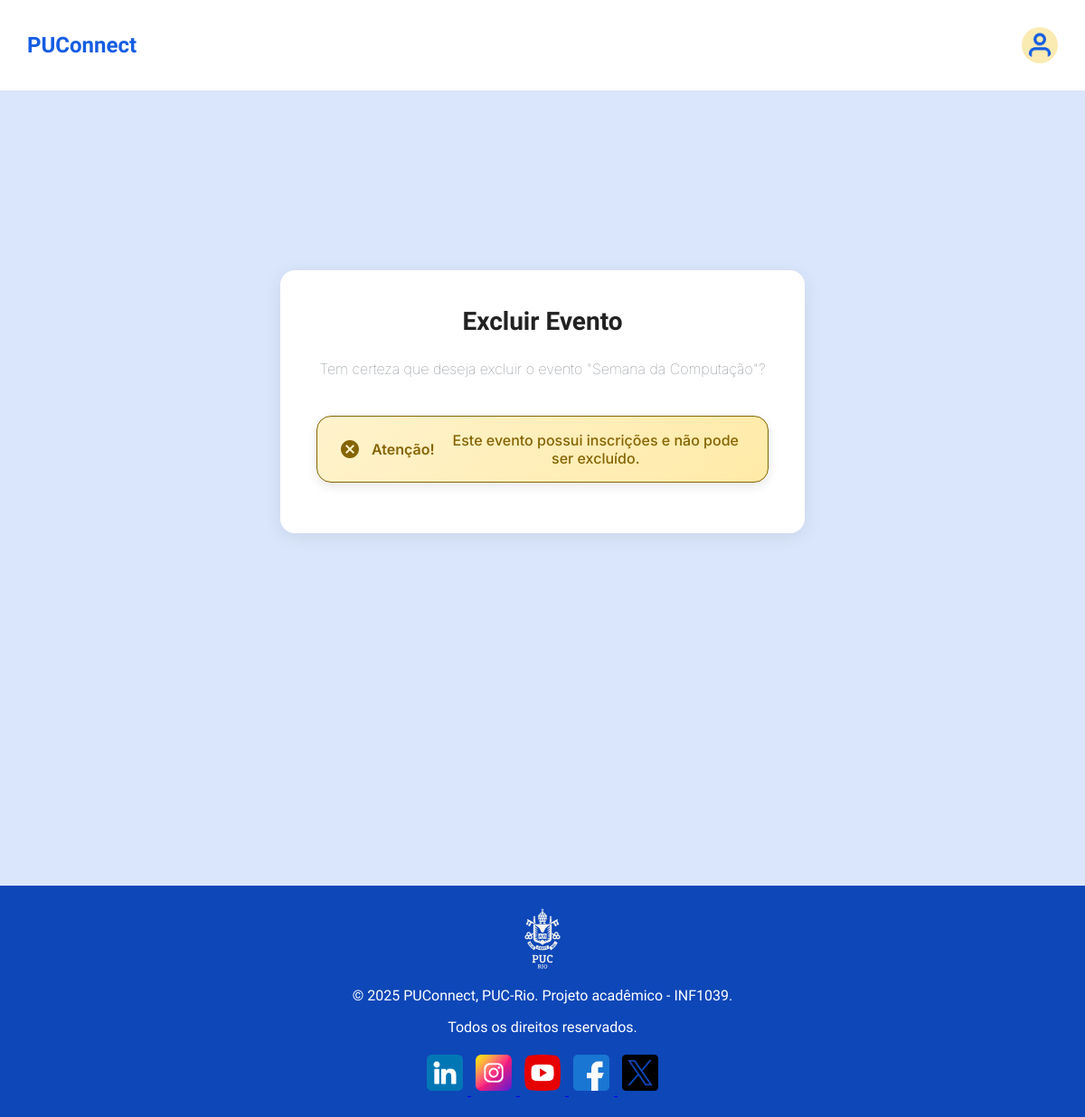
Before: /eventos/10/excluir/ (signed in) with the older database file.
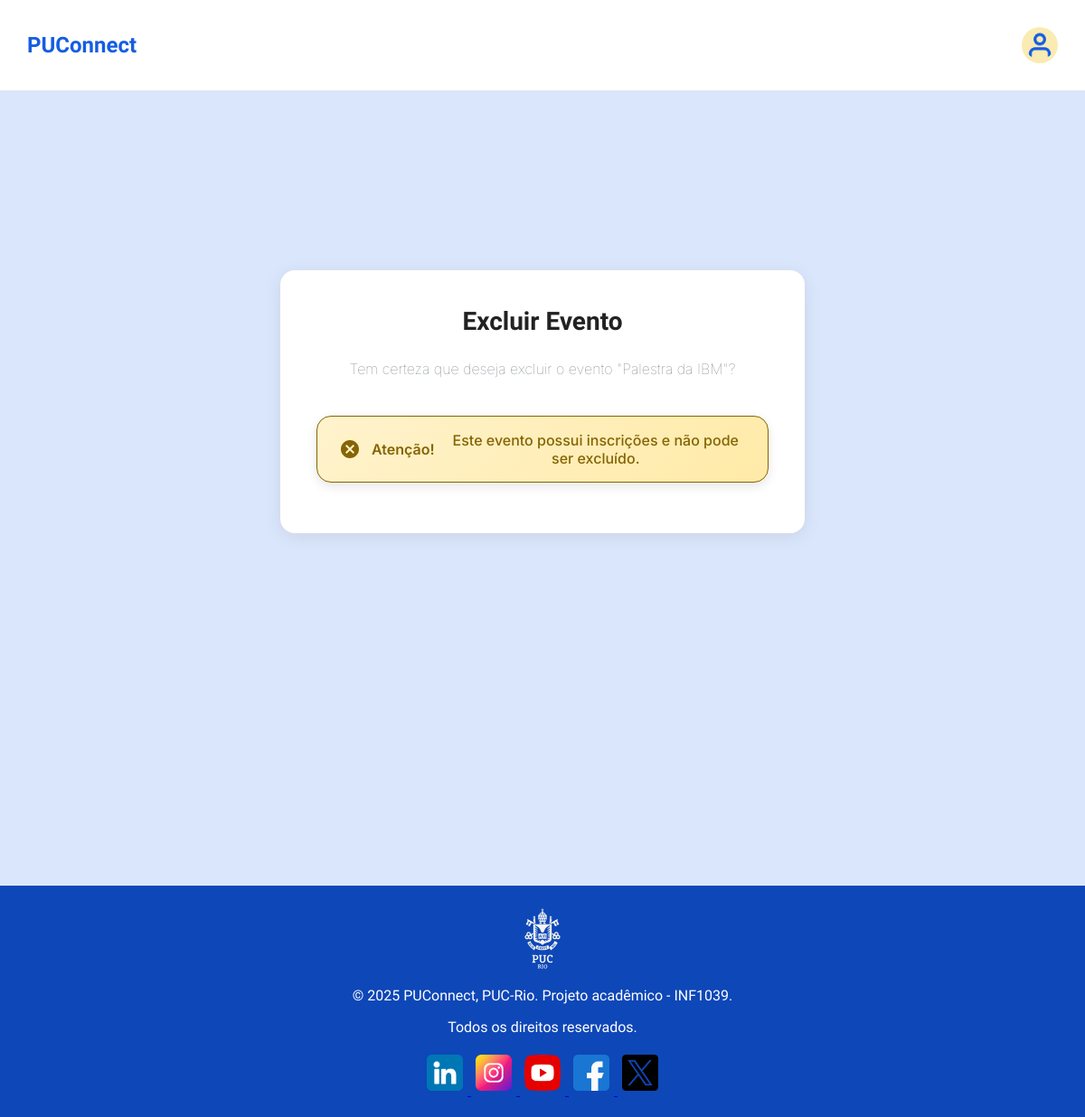
After: the same page with the newer database file.
### core/models.py (models this page shows, shortened)
class Evento(models.Model):
    PRICE_CHOICES = [
        ('gratuito', 'Gratuito'),
        ('pago', 'Pago'),
    ]
    PLACE_CHOICES = [
        ('puc', 'PUC'),
        ('fora', 'Fora da PUC'),
    ]
    EVENT_TYPE_CHOICES = [
        ('online', 'Online'),
        ('presencial', 'Presencial'),
    ]
    DEPARTMENT_CHOICES = [
        ('ctch', 'Centro de Teologia e Ciências Humanas'),
        ('css', 'Centro de Ciências Sociais'),
        ('ctc', 'Centro Técnico Científico'),
        ('ccbs', 'Centro de Ciências Biológicas e da Saúde'),
    ]
    titulo = models.CharField(max_length=200, verbose_name=_('título'))
    descricao = models.TextField(verbose_name=_('descrição'))
    data_hora = models.DateTimeField(verbose_name=_('data e hora'))
    local = models.CharField(max_length=200, verbose_name=_('local'))
    vagas = models.PositiveIntegerField(default=0, verbose_name=_('vagas'))
    preco = models.CharField(max_length=10, choices=PRICE_CHOICES, default='gratuito', verbose_name=_('preço'))
    preco_info = models.DecimalField(
        max_digits=10,
        decimal_places=2,
        null=True,
        blank=True,
        verbose_name=_('valor inicial'),
        help_text=_('Valor inicial que o usuário terá que pagar para participar do evento')
    )
    lugar = models.CharField(max_length=10, choices=PLACE_CHOICES, default='puc', verbose_name=_('lugar'))
    tipo_evento = models.CharField(max_length=10, choices=EVENT_TYPE_CHOICES, default='presencial', verbose_name=_('tipo de evento'))
    centros = models.ManyToManyField(
        'Centro',
        verbose_name=_('centros'),
        help_text=_('Selecione um ou mais centros para este evento')
    )
    horas_complementares = models.BooleanField(default=False, verbose_name=_('horas complementares'))
    imagem = models.ImageField(upload_to='eventos/', null=True, blank=True, verbose_name=_('imagem'))
    organizador = models.ForeignKey(
        User,
        on_delete=models.CASCADE,
        limit_choices_to={'tipo_usuario': 'organizador'},
        verbose_name=_('organizador')
    )
    inscritos = models.ManyToManyField(User, through='Inscricao', related_name='eventos_inscritos')
    criado_em = models.DateTimeField(auto_now_add=True, verbose_name=_('criado em'))
    class Meta:
        verbose_name = _('evento')
        verbose_name_plural = _('eventos')
        ordering = ['-data_hora']

### core/views.py (the view)
# urls.py: path('eventos/<int:pk>/excluir/', views.excluir_evento, name='excluir_evento'),
@login_required
def excluir_evento(request, pk):
    evento = get_object_or_404(Evento, pk=pk, organizador=request.user)
    if request.method == 'POST':
        evento.delete()
        messages.success(request, 'Evento excluído com sucesso!')
        return redirect('meus_eventos')
    return render(request, 'core/evento_confirm_delete.html', {
        'evento': evento
    })

### core/templates/core/evento_confirm_delete.html (shortened to what this page needs)
{% extends 'core/base.html' %}
{% block content %}
<div class="all">
    <div class="container">
        <div class="delete-event-container">
            <div class="delete-event-card">
                <div class="delete-event-content">
                    <h2 class="delete-event-title">Excluir Evento</h2>
                    <p class="delete-event-message">Tem certeza que deseja excluir o evento "{{ evento.titulo }}"?</p>
                    {% if evento.inscricoes.exists %}
                        <div class="alert alert-warning">
                            <strong>Atenção!</strong> Este evento possui inscrições e não pode ser excluído.
                        </div>
                    {% endif %}
                </div>
            </div>
        </div>
    </div>
</div>
{% endblock %}

Changed rows visible on the page:
changed Evento: titulo "Semana da Computação" → "Palestra da IBM"
